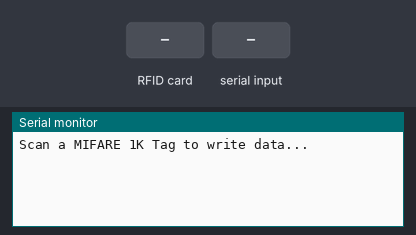
This sketch was run on a simulated ESP32. Parts: the last lines printed to the serial monitor. The test bench sets the inputs (shaded band).

Above: at 1.2 s.
1.3 s: RFID card 5E 7A 19 C4 held to the reader
At 2.5 s:
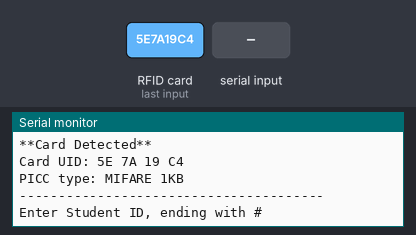
2.8 s: "1#" received over Serial
At 3.8 s:
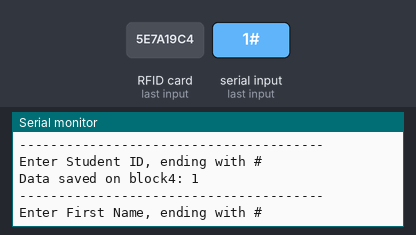
4.3 s: "0#" received over Serial
At 5.0 s:
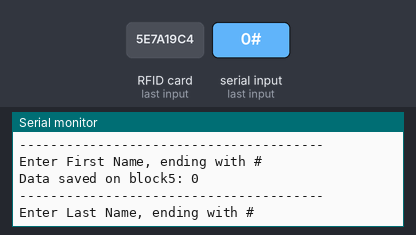
5.8 s: "2#" received over Serial
At 7.0 s:
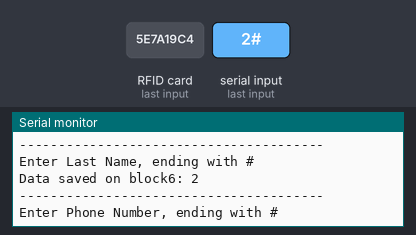
7.3 s: "1#" received over Serial
At 8.4 s:
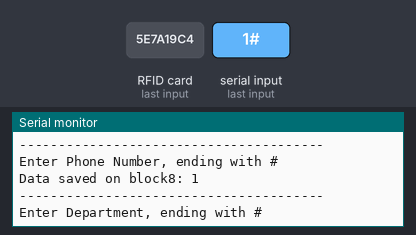
Timing chart, 0 to 9.8 s (numbered marks = the images above; inputs shaded):
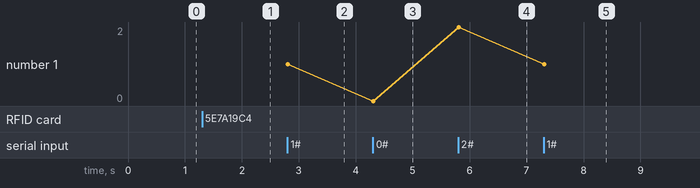

Measured:
- after the input at 1.3 s, the serial monitor: prints a new line at once (image 1)
- after the input at 2.8 s, the serial monitor: prints a new line at once (image 2)
- after the input at 4.3 s, the serial monitor: prints a new line at once (image 3)
- after the input at 5.8 s, the serial monitor: prints a new line at once (image 4)
- after the input at 7.3 s, the serial monitor: prints a new line at once (image 5)
- plotted number 1: 1 → 0 after the input at 4.3 s, 0 → 2 after the input at 5.8 s, 2 → 1 after the input at 7.3 s

The sketch:

Writing_data.ino
```cpp
/* ------------------------------------------------------------------------
 * Created by: Akshyat Shah
 * Created on: 20 April, 2024

 * ------------------------------------------------------------------------
 * Download Resources
 * ------------------------------------------------------------------------
 * Preferences--> Aditional boards Manager URLs :
 * For ESP8266 and NodeMCU - Board Version 2.6.3
 * http://arduino.esp8266.com/stable/package_esp8266com_index.json
 * ------------------------------------------------------------------------*/


#include <SPI.h>
#include <MFRC522.h>
//--------------------------------------------------
//GPIO 0 --> D3
//GPIO 2 --> D4
const uint8_t RST_PIN = 27;
const uint8_t SS_PIN = 5;
//--------------------------------------------------
MFRC522 mfrc522(SS_PIN, RST_PIN);
MFRC522::MIFARE_Key key;
//--------------------------------------------------
/* Be aware of Sector Trailer Blocks */
int blockNum = 4;
/* Create array to read data from Block */
/* Length of buffer should be 4 Bytes
more than the size of Block (16 Bytes) */
byte bufferLen = 18;
byte readBlockData[18];
//--------------------------------------------------
MFRC522::StatusCode status;
//--------------------------------------------------


void setup()
{
  //------------------------------------------------------
  //Initialize serial communications with PC
  Serial.begin(9600);
  //------------------------------------------------------
  //Initialize SPI bus
  SPI.begin();
  //------------------------------------------------------
  //Initialize MFRC522 Module
  mfrc522.PCD_Init();
  Serial.println("Scan a MIFARE 1K Tag to write data...");
  //------------------------------------------------------
}


/****************************************************************************************************
 * loop() function
 ****************************************************************************************************/
void loop()
{
  //------------------------------------------------------------------------------
  /* Prepare the ksy for authentication */
  /* All keys are set to FFFFFFFFFFFFh at chip delivery from the factory */
  for (byte i = 0; i < 6; i++){
    key.keyByte[i] = 0xFF;
  }
  //------------------------------------------------------------------------------
  /* Look for new cards */
  /* Reset the loop if no new card is present on RC522 Reader */
  if ( ! mfrc522.PICC_IsNewCardPresent()){return;}
  //------------------------------------------------------------------------------
  /* Select one of the cards */
  if ( ! mfrc522.PICC_ReadCardSerial()) {return;}
  //------------------------------------------------------------------------------
  Serial.print("\n");
  Serial.println("**Card Detected**");
  /* Print UID of the Card */
  Serial.print(F("Card UID:"));
  for (byte i = 0; i < mfrc522.uid.size; i++){
    Serial.print(mfrc522.uid.uidByte[i] < 0x10 ? " 0" : " ");
    Serial.print(mfrc522.uid.uidByte[i], HEX);
  }
  Serial.print("\n");
  /* Print type of card (for example, MIFARE 1K) */
  Serial.print(F("PICC type: "));
  MFRC522::PICC_Type piccType = mfrc522.PICC_GetType(mfrc522.uid.sak);
  Serial.println(mfrc522.PICC_GetTypeName(piccType));

  //------------------------------------------------------------------------------
  byte buffer[18];
  byte len;
  //wait until 20 seconds for input from serial
  Serial.setTimeout(60000L);
  //MMMMMMMMMMMMMMMMMMMMMMMMMMMMMMMMMMMMMMMMMMMMMMMMMMMMMMMMMMMMMMM
  Serial.println(F("---------------------------------------"));
  Serial.println(F("Enter Student ID, ending with #"));
  len = Serial.readBytesUntil('#', (char *) buffer, 16);
  //add empty spaces to the remaining bytes of buffer
  for (byte i = len; i < 16; i++) buffer[i] = ' ';
  blockNum = 4;
  WriteDataToBlock(blockNum, buffer);
  ReadDataFromBlock(blockNum, readBlockData);
  dumpSerial(blockNum, readBlockData);
  //MMMMMMMMMMMMMMMMMMMMMMMMMMMMMMMMMMMMMMMMMMMMMMMMMMMMMMMMMMMMMMM
  Serial.println(F("---------------------------------------"));
  Serial.println(F("Enter First Name, ending with #"));
  len = Serial.readBytesUntil('#', (char *) buffer, 16);
  for (byte i = len; i < 16; i++) buffer[i] = ' ';
  blockNum = 5;
  WriteDataToBlock(blockNum, buffer);
  ReadDataFromBlock(blockNum, readBlockData);
  dumpSerial(blockNum, readBlockData);
  //MMMMMMMMMMMMMMMMMMMMMMMMMMMMMMMMMMMMMMMMMMMMMMMMMMMMMMMMMMMMMMM
  Serial.println(F("---------------------------------------"));
  Serial.println(F("Enter Last Name, ending with #"));
  len = Serial.readBytesUntil('#', (char *) buffer, 16);
  for (byte i = len; i < 16; i++) buffer[i] = ' ';
  blockNum = 6;
  WriteDataToBlock(blockNum, buffer);
  ReadDataFromBlock(blockNum, readBlockData);
  dumpSerial(blockNum, readBlockData);
  //MMMMMMMMMMMMMMMMMMMMMMMMMMMMMMMMMMMMMMMMMMMMMMMMMMMMMMMMMMMMMMM
  Serial.println(F("---------------------------------------"));
  Serial.println(F("Enter Phone Number, ending with #"));
  len = Serial.readBytesUntil('#', (char *) buffer, 16);
  for (byte i = len; i < 16; i++) buffer[i] = ' ';
  blockNum = 8;
  WriteDataToBlock(blockNum, buffer);
  ReadDataFromBlock(blockNum, readBlockData);
  dumpSerial(blockNum, readBlockData);
  Serial.println(F("---------------------------------------"));
  Serial.println(F("Enter Department, ending with #"));
  len = Serial.readBytesUntil('#', (char *) buffer, 16);
  for (byte i = len; i < 16; i++) buffer[i] = ' ';
  blockNum = 9;
  WriteDataToBlock(blockNum, buffer);
  ReadDataFromBlock(blockNum, readBlockData);
  dumpSerial(blockNum, readBlockData);
}

/****************************************************************************************************
 * Writ() function
 ****************************************************************************************************/
void WriteDataToBlock(int blockNum, byte blockData[])
{
   //Serial.print("Writing data on block ");
   //Serial.println(blockNum);
  //------------------------------------------------------------------------------
  /* Authenticating the desired data block for write access using Key A */
  status = mfrc522.PCD_Authenticate(MFRC522::PICC_CMD_MF_AUTH_KEY_A, blockNum, &key, &(mfrc522.uid));
  if (status != MFRC522::STATUS_OK){
    Serial.print("Authentication failed for Write: ");
    Serial.println(mfrc522.GetStatusCodeName(status));
    return;
  }
  //------------------------------------------------------------------------------
  else {
    //Serial.print("Authentication OK - ");
  }
  //------------------------------------------------------------------------------
  /* Write data to the block */
  status = mfrc522.MIFARE_Write(blockNum, blockData, 16);
  if (status != MFRC522::STATUS_OK) {
    Serial.print("Writing to Block failed: ");
    Serial.println(mfrc522.GetStatusCodeName(status));
    return;
  }
  else {
    //Serial.println("Write OK");
  }
  //------------------------------------------------------------------------------
}


/****************************************************************************************************
 * ReadDataFromBlock() function
 ****************************************************************************************************/
void ReadDataFromBlock(int blockNum, byte readBlockData[])
{
   //Serial.print("Reading data from block ");
   //Serial.println(blockNum);
  //----------------------------------------------------------------------------
  /* Prepare the ksy for authentication */
  /* All keys are set to FFFFFFFFFFFFh at chip delivery from the factory */
  for (byte i = 0; i < 6; i++) {
    key.keyByte[i] = 0xFF;
  }
  //------------------------------------------------------------------------------
  /* Authenticating the desired data block for Read access using Key A */
  status = mfrc522.PCD_Authenticate(MFRC522::PICC_CMD_MF_AUTH_KEY_A, blockNum, &key, &(mfrc522.uid));
  //------------------------------------------------------------------------------
  if (status != MFRC522::STATUS_OK){
   Serial.print("Authentication failed for Read: ");
   Serial.println(mfrc522.GetStatusCodeName(status));
   return;
  }
  else {
    //Serial.print("Authentication OK - ");
  }
  //------------------------------------------------------------------------------
  /* Reading data from the Block */
  status = mfrc522.MIFARE_Read(blockNum, readBlockData, &bufferLen);
  if (status != MFRC522::STATUS_OK){
    Serial.print("Reading failed: ");
    Serial.println(mfrc522.GetStatusCodeName(status));
    return;
  }
  else {
    //readBlockData[16] = ' ';
    //readBlockData[17] = ' ';
    //Serial.println("Read OK");
  }
  //------------------------------------------------------------------------------
}


/****************************************************************************************************
 * dumpSerial() function
 ****************************************************************************************************/
void dumpSerial(int blockNum, byte blockData[])
{
  Serial.print("\n");
  Serial.print("Data saved on block");
  Serial.print(blockNum);
  Serial.print(": ");
  for (int j=0 ; j<16 ; j++){
    Serial.write(readBlockData[j]);
  }
  Serial.print("\n");

  //Empty readBlockData array
  for( int i = 0; i < sizeof(readBlockData);  ++i )
   readBlockData[i] = (char)0; //empty space
}
```
